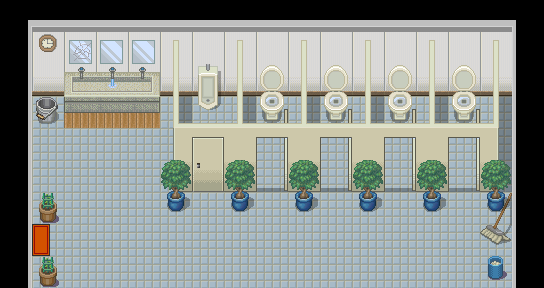

Rendered tile map (Tiled .tmx) drawn with the repository's tilesets; below, a short description and the full map source, tile grids included:
An orthogonal 17x9 tile map with 32x32 px tiles, 5 tile layers (Layer 1, Layer 2, Layer 3, Doors, ...).

<map version="1.0" orientation="orthogonal" renderorder="right-down" width="17" height="9" tilewidth="32" tileheight="32" nextobjectid="1">
 <tileset firstgid="1" source="tileset2.tsx" />
 <layer name="Layer 1" width="17" height="9">
  <data encoding="csv">
2147483739,57,57,57,57,57,57,57,57,57,57,57,57,57,57,57,91,
54,20,20,20,20,20,20,20,20,20,20,20,20,20,20,20,2147483702,
54,37,37,37,37,37,37,37,37,37,37,37,37,37,37,37,2147483702,
54,35,1,1,1,35,35,35,35,35,35,35,35,35,35,35,2147483702,
54,35,35,35,35,35,35,35,35,35,35,35,35,35,35,35,2147483702,
54,35,35,35,35,35,35,35,35,35,35,35,35,35,35,35,2147483702,
54,35,35,35,35,35,35,35,35,35,35,35,35,35,35,35,2147483702,
54,35,35,35,35,35,35,35,35,35,35,35,35,35,35,35,2147483702,
54,35,35,35,35,35,35,35,35,35,35,35,35,35,35,35,2147483702
</data>
 </layer>
 <layer name="Layer 2" width="17" height="9">
  <data encoding="csv">
0,0,0,0,0,0,0,0,0,0,0,0,0,0,0,0,0,
0,12,315,316,317,286,0,286,0,286,0,286,0,286,0,288,0,
0,0,332,333,334,303,285,303,287,303,287,303,287,303,287,305,0,
0,300,349,350,351,320,302,318,304,318,304,318,304,318,304,322,0,
0,0,0,0,0,337,336,335,0,335,0,335,0,335,0,339,0,
0,0,0,0,0,354,353,352,355,352,355,352,355,352,355,356,0,
0,342,0,0,0,0,0,0,0,0,0,0,0,0,0,97,0,
0,0,0,0,0,0,0,0,0,0,0,0,0,0,0,114,0,
0,342,0,0,0,0,0,0,0,0,0,0,0,0,0,0,0
</data>
 </layer>
 <layer name="Layer 3" width="17" height="9">
  <data encoding="csv">
0,0,0,0,0,0,0,0,0,0,0,0,0,0,0,0,0,
0,0,0,0,0,0,0,0,0,0,0,0,0,0,0,0,0,
0,0,0,0,0,0,0,0,0,0,0,0,0,0,0,0,0,
0,0,0,0,0,0,319,0,0,0,0,0,0,0,0,0,0,
0,0,0,0,0,0,0,0,0,0,0,0,0,0,0,0,0,
0,0,0,0,0,45,0,45,0,45,0,45,0,45,0,45,0,
0,0,0,0,0,62,0,62,0,62,0,62,0,62,0,62,0,
0,0,0,0,0,0,0,0,0,0,0,0,0,0,0,0,0,
0,0,0,0,0,0,0,0,0,0,0,0,0,0,0,226,0
</data>
 </layer>
 <layer name="Doors" width="17" height="9">
  <data encoding="csv">
0,0,0,0,0,0,0,0,0,0,0,0,0,0,0,0,0,
0,0,0,0,0,0,0,0,0,0,0,0,0,0,0,0,0,
0,0,0,0,0,0,0,0,0,0,0,0,0,0,0,0,0,
0,0,0,0,0,0,0,0,0,0,0,0,0,0,0,0,0,
0,0,0,0,0,0,0,0,0,0,0,0,0,0,0,0,0,
0,0,0,0,0,0,0,0,0,0,0,0,0,0,0,0,0,
0,0,0,0,0,0,0,0,0,0,0,0,0,0,0,0,0,
0,25,0,0,0,0,0,0,0,0,0,0,0,0,0,0,0,
0,0,0,0,0,0,0,0,0,0,0,0,0,0,0,0,0
</data>
 </layer>
 <layer name="Over Player" width="17" height="9">
  <data encoding="csv">
0,0,0,0,0,0,0,0,0,0,0,0,0,0,0,0,0,
0,0,0,0,0,0,0,0,0,0,0,0,0,0,0,0,0,
0,0,0,0,0,0,0,0,0,0,0,0,0,0,0,0,0,
0,0,0,0,0,0,0,0,321,0,321,0,321,0,321,0,0,
0,0,0,0,0,0,0,0,338,0,338,0,338,0,338,0,0,
0,0,0,0,0,0,0,0,0,0,0,0,0,0,0,0,0,
0,0,0,0,0,0,0,0,0,0,0,0,0,0,0,0,0,
0,0,0,0,0,0,0,0,0,0,0,0,0,0,0,0,0,
0,0,0,0,0,0,0,0,0,0,0,0,0,0,0,0,0
</data>
 </layer>
</map>
